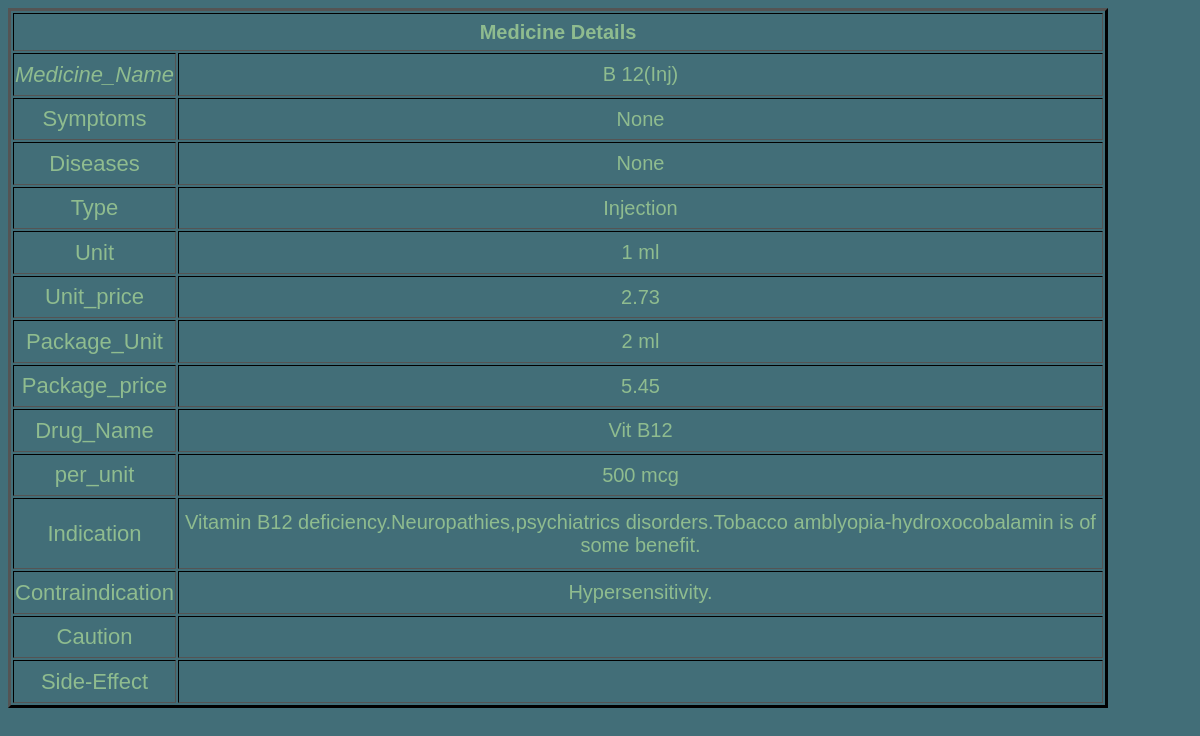
/guide/view/25/, run on the app's committed database.
### guide/models.py (models this page shows, shortened)
class guides(models.Model):
    mname=models.CharField(null='False',verbose_name='Medicine_Name',max_length=30)
    symptoms = models.CharField(max_length=1000, null='False')
    diseases = models.CharField(max_length=1000,null='False')
    category=models.CharField(null='False',verbose_name='Type',max_length=50)
    unit=models.CharField(max_length=10,null='False',verbose_name='Unit')
    unit_price=models.FloatField(null='False',verbose_name='Unit_price')
    package_unit=models.CharField(max_length=10,null='False',verbose_name='Package_Unit')
    package_price=models.FloatField(null='False',verbose_name='Package_price')
    drug=models.CharField(max_length=20,null='False',verbose_name='Drug_Name')
    per_unit=models.CharField(max_length=10,null='False',verbose_name='per_unit')
    indication=models.CharField(max_length=100,verbose_name='Indication')
    contraindication=models.CharField(max_length=100,verbose_name='Containdication')
    caution=models.CharField(max_length=500,null='True',verbose_name='Caution')
    side_effect=models.CharField(max_length=500,null='True',verbose_name='Side-Effect')

### guide/views.py (the view)
# urls.py: path('view/<int:pk>/', View,name='vieww'),
def View(request, pk):
    guide= get_object_or_404(guides,id=pk)
    return render(request,'view.html',{'key':guide})

### guide/templates/view.html
{% load static %}
<html>
    <head>
        <link rel="stylesheet" type="text/css" href="{% static 'guide.css' %}">
    </head>
    <body>
        <table border=3>
        <th colspan="2">Medicine Details</th>
<tr><td class="menu"><I>Medicine_Name</I></td><td>{{key.mname}}</td></tr>
<tr><td class="menu">Symptoms</td><td>{{key.symptoms}}</td></tr>
<tr><td class="menu">Diseases</td><td>{{key.diseases}}</td></tr>
<tr><td class="menu">Type</td><td>{{ key.category }}</td></tr>
<tr><td class="menu">Unit</td><td>{{ key.unit }}</td></tr>
<tr><td class="menu">Unit_price</td><td>{{ key.unit_price }}</td></tr>
<tr><td class="menu">Package_Unit</td><td>{{ key.package_unit }}</td></tr>
<tr><td class="menu">Package_price</td><td>{{ key.package_price }}</td></tr>
<tr><td class="menu">Drug_Name</td><td>{{ key.drug }}</td></tr>
<tr><td class="menu">per_unit</td><td>{{ key.per_unit }}</td></tr>
<tr><td class="menu">Indication</td><td>{{ key.indication }}</td></tr>
<tr><td class="menu">Contraindication</td><td>{{ key.contraindication }}</td></tr>
<tr><td class="menu">Caution</td><td>{{ key.caution }}</td></tr>
<tr><td class="menu">Side-Effect</td><td>{{ key.side_effect }}</td></tr>
        </table>
</body>
</html>

### guide/static/guide.css (style rules this page uses)
body { background-color: rgba(13, 70, 83, 0.78); }
table { border-color:black; height:700px; width:1100px; text-align: center; font-size: 20px; color:darkseagreen; font-family: Arial, Helvetica, sans-serif; }
table tr td.menu { font-size: 22px; }

### data on the page
guides: mname "B 12(Inj)", symptoms "None", diseases "None", category "Injection", unit "1 ml", unit_price "2.73", package_unit "2 ml", package_price "5.45", drug "Vit B12", per_unit "500 mcg", indication "Vitamin B12 deficiency.Neuropathies,psychiatrics disorders.Tobacco amblyopia-hydroxocobalamin is of some benefit.", contraindication "Hypersensitivity."
